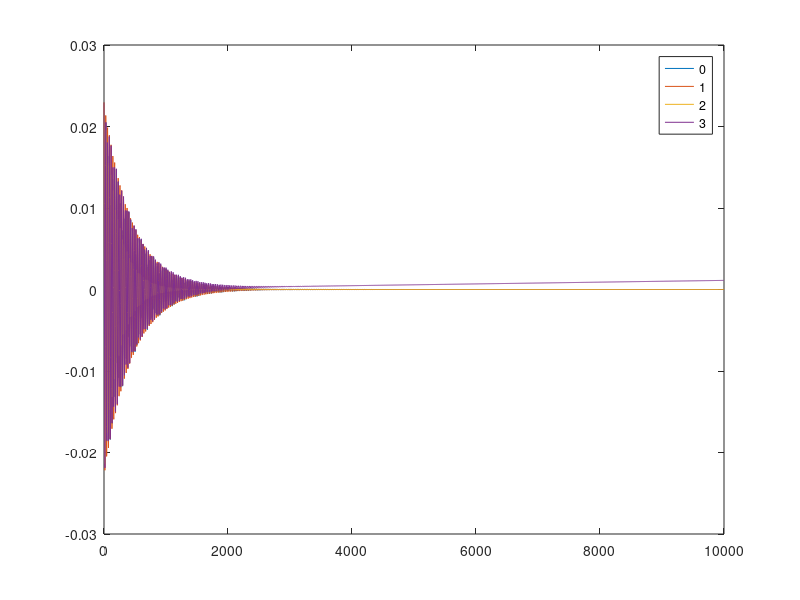
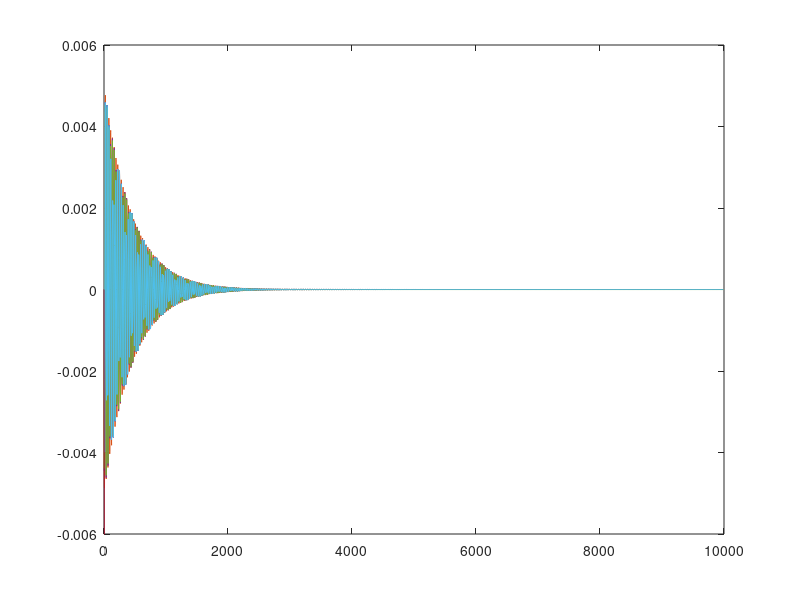

Write the MATLAB code that produced these figures, in order.
% Flex experiment:  Does the RK4 stepsize have to be small when 
% high-frequency flex modes are present, or can a stepwise 
% closed-form solution be used?

% Parameters
J = 100;
wc = 0.005*2*pi;
zc = 0.7;
Kp = 0; % J*wc*wc;
Kr = 0; % J*2*zc*wc;

mu = 0.05;
alpha = 1/(1-mu);
wn = 0.035*2*pi;
zf = 0.01;
phi = sqrt(alpha-1)/sqrt(J);
sigma = zf*wn;
wf = sqrt(wn^2-sigma^2);

% Method 0:  Closed-form solution from initial eta deflection 
Nt = 1000;
dt = 10.0;

% u = [thdot etadot th eta]
u = zeros(4,Nt);

t0 = [0:Nt-1]*dt;

u(4,1) = 1.0;
psi = atan(sigma/wf);
C = u(4,1)/cos(psi);
for k=1:Nt,
   ang = wf*t0(k)-psi;
   u(4,k) = C*exp(-sigma*t0(k))*cos(ang);
   u(2,k) = C*exp(-sigma*t0(k))*(-sigma*cos(ang)-wf*sin(ang));
   u(1,k) = phi*u(2,k);
   u(3,k) = phi*u(4,k);
end
u0 = u(:,1:Nt);

% Method 5:  Stepwise closed-form solution 
Nt = 1000;
dt = 10.0;

% u = [thdot etadot th eta]
u = zeros(4,Nt);

t5 = [0:Nt-1]*dt;

u(4,1) = 1.0;
for k=1:Nt,
   psi = atan((sigma+u(2,k)/u(4,k))/wf);
   C = u(4,k)/cos(psi);
   ang = wf*dt-psi;
   u(4,k+1) = C*exp(-sigma*dt)*cos(ang);
   u(2,k+1) = C*exp(-sigma*dt)*(-sigma*cos(ang)-wf*sin(ang));
end
u(1,:) = phi*u(2,:);
u(3,:) = phi*u(4,:);
u5 = u(:,1:Nt);

% Method 1:  Tiny time steps, integrate flex
Nt = 5000;
dt = 2.0;

% u = [thdot etadot th eta]
u = zeros(4,Nt);

t1 = [0:Nt-1]*dt;

u(4,1) = 1.0;
u(3,1) = phi*u(4,1);

for k=1:Nt,
   T = -Kr*u(1,k)-Kp*u(3,k);

   % First RK call
   etadotdot = phi*T - 2*sigma*u(2,k) - wn^2*u(4,k);
   thdotdot = T/J + phi*etadotdot;
   m1 = [thdotdot etadotdot u(1,k) u(2,k)]';

   % Second RK call
   uu = u(:,k) + 0.5*m1*dt;
   etadotdot = phi*T - 2*sigma*uu(2) - wn^2*uu(4);
   thdotdot = T/J + phi*etadotdot;
   m2 = [thdotdot etadotdot uu(1) uu(2)]';

   % Third RK call
   uu = u(:,k) + 0.5*m2*dt;
   etadotdot = phi*T - 2*sigma*uu(2) - wn^2*uu(4);
   thdotdot = T/J + phi*etadotdot;
   m3 = [thdotdot etadotdot uu(1) uu(2)]';

   % Fourth RK call
   uu = u(:,k) + m3*dt;
   etadotdot = phi*T - 2*sigma*uu(2) - wn^2*uu(4);
   thdotdot = T/J  + phi*etadotdot;
   m4 = [thdotdot etadotdot uu(1) uu(2)]';

   % Propagate state
   u(:,k+1) = u(:,k) + (m1+2*(m2+m3)+m4)/6*dt;
   
end
u1 = u(:,1:Nt);

% Method 2:  Large time steps, integrate flex (expect lousy)
Nt = 2000;
dt = 5.0;

% u = [thdot etadot th eta]
u = zeros(4,Nt);

t2 = [0:Nt-1]*dt;

u(4,1) = 1.0;
u(3,1) = phi*u(4,1);

for k=1:Nt,
   T = -Kr*u(1,k)-Kp*u(3,k);

   % First RK call
   etadotdot = phi*T - 2*sigma*u(2,k) - wn^2*u(4,k);
   thdotdot = T/J + phi*etadotdot;
   m1 = [thdotdot etadotdot u(1,k) u(2,k)]';

   % Second RK call
   uu = u(:,k) + 0.5*m1*dt;
   etadotdot = phi*T - 2*sigma*uu(2) - wn^2*uu(4);
   thdotdot = T/J + phi*etadotdot;
   m2 = [thdotdot etadotdot uu(1) uu(2)]';

   % Third RK call
   uu = u(:,k) + 0.5*m2*dt;
   etadotdot = phi*T - 2*sigma*uu(2) - wn^2*uu(4);
   thdotdot = T/J + phi*etadotdot;
   m3 = [thdotdot etadotdot uu(1) uu(2)]';

   % Fourth RK call
   uu = u(:,k) + m3*dt;
   etadotdot = phi*T - 2*sigma*uu(2) - wn^2*uu(4);
   thdotdot = T/J  + phi*etadotdot;
   m4 = [thdotdot etadotdot uu(1) uu(2)]';

   % Propagate state
   u(:,k+1) = u(:,k) + (m1+2*(m2+m3)+m4)/6*dt;
   
end
u2 = u(:,1:Nt);


% Method 3:  Large time steps, instantaneous etadotdot
Nt = 2000;
dt = 5.0;

% u = [thdot etadot th eta]
u = zeros(4,Nt);

t3 = [0:Nt-1]*dt;

u(4,1) = 1.0;
u(3,1) = phi*u(4,1);

for k=1:Nt,
   T = -Kr*u(1,k)-Kp*u(3,k);
   N = phi*T;

   if abs(N/wn^2-u(4,k)) < 1.0e-8,
      psi = 0.5*pi;
      C = u(2,k)/wf;
   else,
      psi = atan(  (sigma-u(2,k)/ (N/wn^2-u(4,k)) ) /wf   );
      C = (u(4,k)-N/wn^2)/cos(psi);
   end

   % First RK call
   ang = -psi;
   etadotdot = C*((sigma^2-wf^2)*cos(ang) + 2*sigma*wf*sin(ang));
   thdotdot = T/J + phi*etadotdot;
   m1 = [thdotdot etadotdot u(1,k) u(2,k)]';

   % Second RK call
   uu = u(:,k) + 0.5*m1*dt;
   ang = 0.5*wf*dt-psi;
   etadotdot = C*exp(-sigma*0.5*dt)*((sigma^2-wf^2)*cos(ang) + 2*sigma*wf*sin(ang));
   thdotdot = T/J + phi*etadotdot;
   m2 = [thdotdot etadotdot uu(1) uu(2)]';

   % Third RK call
   uu = u(:,k) + 0.5*m2*dt;
   ang = 0.5*wf*dt-psi;
   etadotdot = C*exp(-sigma*0.5*dt)*((sigma^2-wf^2)*cos(ang) + 2*sigma*wf*sin(ang));
   thdotdot = T/J + phi*etadotdot;
   m3 = [thdotdot etadotdot uu(1) uu(2)]';

   % Fourth RK call
   uu = u(:,k) + m3*dt;
   ang = wf*dt-psi;
   etadotdot = C*exp(-sigma*dt)*((sigma^2-wf^2)*cos(ang) + 2*sigma*wf*sin(ang));
   thdotdot = T/J  + phi*etadotdot;
   m4 = [thdotdot etadotdot uu(1) uu(2)]';

   % Propagate state
   u(1,k+1) = u(1,k) + (m1(1)+2*(m2(1)+m3(1))+m4(1))/6*dt;
   u(3,k+1) = u(3,k) + (m1(3)+2*(m2(3)+m3(3))+m4(3))/6*dt;
   ang = wf*dt-psi;
   u(2,k+1) = C*exp(-sigma*dt)*(-sigma*cos(ang)-wf*sin(ang));
   u(4,k+1) = N/wn^2 + C*exp(-sigma*dt)*cos(ang);
   
end
u3 = u(:,1:Nt);


% Method 4:  Large time steps, time-averaged etadotdot
Nt = 2000;
dt = 5.0;

% u = [thdot etadot th eta]
u = zeros(4,Nt);

t4 = [0:Nt-1]*dt;

u(4,1) = 1.0;
u(3,1) = phi*u(4,1);

for k=1:Nt,
   T = -Kr*u(1,k)-Kp*u(3,k);
   N = phi*T;

   if abs(N/wn^2-u(4,k)) < 1.0e-6,
      psi = 0.5*pi;
      C = u(2,k)/wf;
   else,
      psi = atan(  (sigma-u(2,k)/ (N/wn^2-u(4,k)) ) /wf   );
      C = (u(4,k)-N/wn^2)/cos(psi);
   end

   % First RK call
   ang = wf*(-0.25*dt)-psi;
   etadot1 = C*exp(-sigma*(-0.25*dt))*(-sigma*cos(ang)-wf*sin(ang));
   ang = wf*(0.25*dt)-psi;
   etadot2 = C*exp(-sigma*(0.25*dt))*(-sigma*cos(ang)-wf*sin(ang));
   etadotdot = (etadot2-etadot1)/(0.5*dt);
   %ang = -psi;
   %etadotdot = C*((sigma^2-wf^2)*cos(ang) + 2*sigma*wf*sin(ang));
   thdotdot = T/J + phi*etadotdot;
   m1 = [thdotdot etadotdot u(1,k) u(2,k)]';

   % Second RK call
   uu = u(:,k) + 0.5*m1*dt;
   ang = wf*(0.25*dt)-psi;
   etadot1 = C*exp(-sigma*(0.25*dt))*(-sigma*cos(ang)-wf*sin(ang));
   ang = wf*(0.75*dt)-psi;
   etadot2 = C*exp(-sigma*(0.75*dt))*(-sigma*cos(ang)-wf*sin(ang));
   etadotdot = (etadot2-etadot1)/(0.5*dt);
   %ang = 0.5*wf*dt-psi;
   %etadotdot = C*exp(-sigma*0.5*dt)*((sigma^2-wf^2)*cos(ang) + 2*sigma*wf*sin(ang));
   thdotdot = T/J + phi*etadotdot;
   m2 = [thdotdot etadotdot uu(1) uu(2)]';

   % Third RK call
   uu = u(:,k) + 0.5*m2*dt;
   ang = wf*(0.25*dt)-psi;
   etadot1 = C*exp(-sigma*(0.25*dt))*(-sigma*cos(ang)-wf*sin(ang));
   ang = wf*(0.75*dt)-psi;
   etadot2 = C*exp(-sigma*(0.75*dt))*(-sigma*cos(ang)-wf*sin(ang));
   etadotdot = (etadot2-etadot1)/(0.5*dt);
   %ang = 0.5*wf*dt-psi;
   %etadotdot = C*exp(-sigma*0.5*dt)*((sigma^2-wf^2)*cos(ang) + 2*sigma*wf*sin(ang));
   thdotdot = T/J + phi*etadotdot;
   m3 = [thdotdot etadotdot uu(1) uu(2)]';

   % Fourth RK call
   uu = u(:,k) + m3*dt;
   ang = wf*(0.75*dt)-psi;
   etadot1 = C*exp(-sigma*(0.75*dt))*(-sigma*cos(ang)-wf*sin(ang));
   ang = wf*(1.25*dt)-psi;
   etadot2 = C*exp(-sigma*(1.25*dt))*(-sigma*cos(ang)-wf*sin(ang));
   etadotdot = (etadot2-etadot1)/(0.5*dt);
   %ang = wf*dt-psi;
   %etadotdot = C*exp(-sigma*dt)*((sigma^2-wf^2)*cos(ang) + 2*sigma*wf*sin(ang));
   thdotdot = T/J  + phi*etadotdot;
   m4 = [thdotdot etadotdot uu(1) uu(2)]';

   % Propagate state
   u(:,k+1) = u(:,k) + (m1+2*(m2+m3)+m4)/6*dt;
   ang = wf*dt-psi;
   u(2,k+1) = C*exp(-sigma*dt)*(-sigma*cos(ang)-wf*sin(ang));
   u(4,k+1) = N/wn^2 + C*exp(-sigma*dt)*cos(ang);
   
end
u4 = u(:,1:Nt);

% Method 6:  Large time steps, average etadotdot over whole timestep
Nt = 5000;
dt = 2.0;

% u = [thdot etadot th eta]
u = zeros(4,Nt);

t6 = [0:Nt-1]*dt;

u(4,1) = 1.0;
u(3,1) = phi*u(4,1);

for k=1:Nt,
   T = -Kr*u(1,k)-Kp*u(3,k);
   N = phi*T;

   if abs(N/wn^2-u(4,k)) < 1.0e-6,
      psi = 0.5*pi;
      C = u(2,k)/wf;
   else,
      psi = atan(  (sigma-u(2,k)/ (N/wn^2-u(4,k)) ) /wf   );
      C = (u(4,k)-N/wn^2)/cos(psi);
   end
   ang = -psi;
   etadotdot = C*((sigma^2-wf^2)*cos(ang) + 2*sigma*wf*sin(ang));

   % First RK call
   thdotdot = T/J + phi*etadotdot;
   m1 = [thdotdot etadotdot u(1,k) u(2,k)]';

   % Second RK call
   uu = u(:,k) + 0.5*m1*dt;
   thdotdot = T/J + phi*etadotdot;
   m2 = [thdotdot etadotdot uu(1) uu(2)]';

   % Third RK call
   uu = u(:,k) + 0.5*m2*dt;
   thdotdot = T/J + phi*etadotdot;
   m3 = [thdotdot etadotdot uu(1) uu(2)]';

   % Fourth RK call
   uu = u(:,k) + m3*dt;
   thdotdot = T/J  + phi*etadotdot;
   m4 = [thdotdot etadotdot uu(1) uu(2)]';

   % Propagate state
   u(:,k+1) = u(:,k) + (m1+2*(m2+m3)+m4)/6*dt;
   u(2,k+1) = C*exp(-sigma*dt)*(-sigma*cos(ang)-wf*sin(ang));
   u(4,k+1) = N/wn^2 + C*exp(-sigma*dt)*cos(ang);
   
end
u6 = u(:,1:Nt);


% Compare

figure(1)
%plot(t0,u0(3,:),t1,u1(3,:),t2,u2(3,:),t3,u3(3,:),t4,u4(3,:),t5,u5(3,:),t6,u6(3,:))
plot(t0,u0(3,:),t1,u1(3,:),t2,u2(3,:),t3,u3(3,:))
axis([0 10000 -0.03 0.03])
%legend("0","1","2","3","4","5","6")
legend("0","1","2","3")


figure(2)
plot(t0,u0(1,:),t1,u1(1,:),t2,u2(1,:),t3,u3(1,:),t4,u4(1,:),t5,u5(1,:),t6,u6(1,:))
axis([0 10000 -0.006 0.006])
